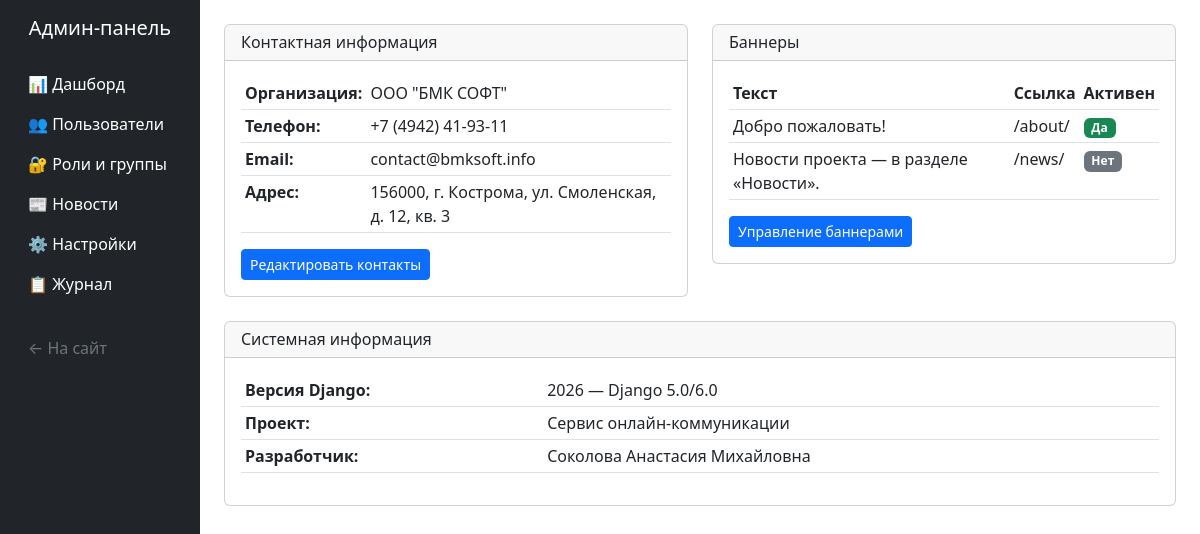
The app's page /admin-panel/settings/ (signed in), older data.
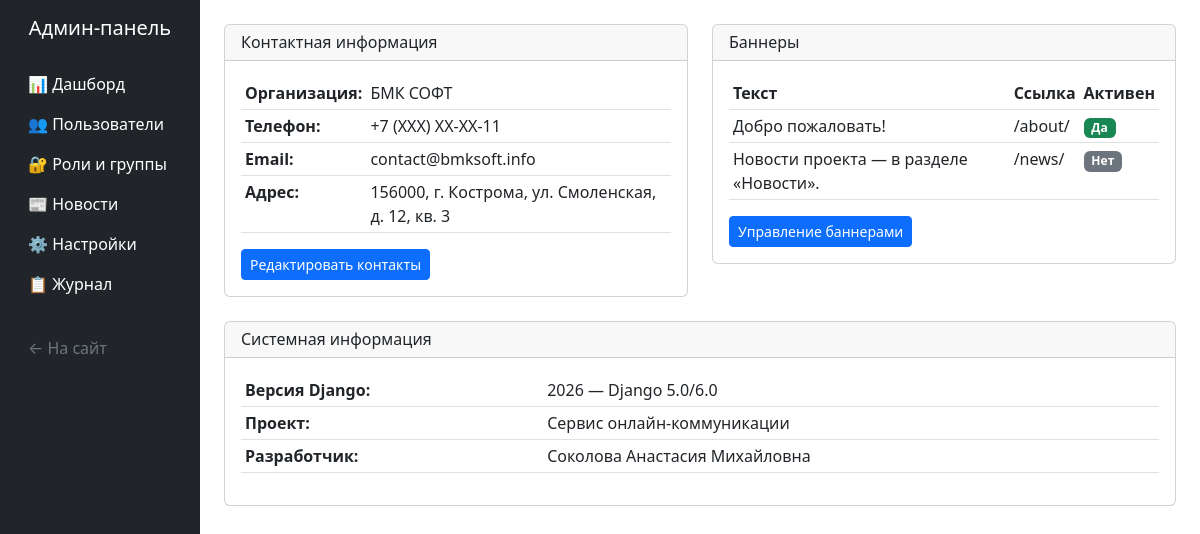
The same page, newer data.
### core/models.py (models this page shows, shortened)
class ContactInfo(models.Model):
    org = models.CharField(max_length=255, default="Demo Org")
    phone = models.CharField(max_length=64, default="+7 (000) 000-00-00")
    email = models.EmailField(default="info@example.com")
    address = models.CharField(max_length=255, default="Россия, Москва, ул. Пример, 1")

class Banner(models.Model):
    text = models.CharField(max_length=255)
    href = models.CharField(max_length=255, default="/")
    enabled = models.BooleanField(default=True)
    order = models.PositiveIntegerField(default=0)
    class Meta:
        ordering = ["order", "id"]

### admin_panel/views.py (the view)
# urls.py: path('admin-panel/settings/', admin_panel_views.site_settings, name='admin_settings'),
@login_required
@user_passes_test(is_admin, login_url='/accounts/login/')
def site_settings(request):
    from core.models import ContactInfo, Banner
    contact_info = ContactInfo.objects.first()
    banners = Banner.objects.all()
    context = {
        'contact_info': contact_info,
        'banners': banners,
        'title': 'Настройки сайта',
    }
    return render(request, 'admin_panel/site_settings.html', context)

### admin_panel/views.py (called while the page is built)
def is_admin(user):
    return user.is_authenticated and user.groups.filter(name="admin").exists()

### core/context_processors.py (called while the page is built)
def site_settings(request):
    return {"banners": Banner.objects.filter(enabled=True)[:3], "contact_info": ContactInfo.objects.first()}

def breadcrumbs(request):
    return {'breadcrumbs': get_breadcrumbs(request)}

### templates/admin_panel/site_settings.html
{% extends 'admin_panel/base_admin.html' %}
{% block content %}
<div class="row">
    <div class="col-md-6">
        <div class="card mb-4">
            <div class="card-header">
                <h6 class="mb-0">Контактная информация</h6>
            </div>
            <div class="card-body">
                {% if contact_info %}
                <table class="table table-sm">
                    <tr><th>Организация:</th><td>{{ contact_info.org }}</td></tr>
                    <tr><th>Телефон:</th><td>{{ contact_info.phone }}</td></tr>
                    <tr><th>Email:</th><td>{{ contact_info.email }}</td></tr>
                    <tr><th>Адрес:</th><td>{{ contact_info.address }}</td></tr>
                </table>
                <a href="/admin/core/contactinfo/1/change/"
                   class="btn btn-primary btn-sm" target="_blank">
                    Редактировать контакты
                </a>
                {% else %}
                <div class="alert alert-warning">
                    Контактная информация не заполнена.
                    <a href="/admin/core/contactinfo/add/" class="alert-link">Добавить</a>
                </div>
                {% endif %}
            </div>
        </div>
    </div>
    <div class="col-md-6">
        <div class="card mb-4">
            <div class="card-header">
                <h6 class="mb-0">Баннеры</h6>
            </div>
            <div class="card-body">
                {% if banners %}
                <table class="table table-sm">
                    <thead>
                        <tr>
                            <th>Текст</th>
                            <th>Ссылка</th>
                            <th>Активен</th>
                        </tr>
                    </thead>
                    <tbody>
                        {% for banner in banners %}
                        <tr>
                            <td>{{ banner.text }}</td>
                            <td>{{ banner.href|default:"—" }}</td>
                            <td>
                                {% if banner.enabled %}
                                <span class="badge bg-success">Да</span>
                                {% else %}
                                <span class="badge bg-secondary">Нет</span>
                                {% endif %}
                            </td>
                        </tr>
                        {% endfor %}
                    </tbody>
                </table>
                {% else %}
                <div class="alert alert-info">Баннеры не созданы.</div>
                {% endif %}
                <a href="/admin/core/banner/" class="btn btn-primary btn-sm" target="_blank">
                    Управление баннерами
                </a>
            </div>
        </div>
    </div>
</div>
<div class="card">
    <div class="card-header">
        <h6 class="mb-0">Системная информация</h6>
    </div>
    <div class="card-body">
        <table class="table table-sm">
            <tr><th>Версия Django:</th><td>{% now "Y" %} — Django 5.0/6.0</td></tr>
            <tr><th>Проект:</th><td>Сервис онлайн-коммуникации</td></tr>
            <tr><th>Разработчик:</th><td>Соколова Анастасия Михайловна</td></tr>
        </table>
    </div>
</div>
{% endblock %}

### templates/admin_panel/base_admin.html (shortened to what this page needs)
{% load static %}
<!DOCTYPE html>
<html lang="ru">
<head>
    <link href="https://cdn.jsdelivr.net/npm/bootstrap@5.3.0/dist/css/bootstrap.min.css" rel="stylesheet">
</head>
<body>
    <div class="container-fluid">
        <div class="row">
            <nav class="col-md-3 col-lg-2 d-md-block bg-dark sidebar min-vh-100">
                <div class="position-sticky pt-3">
                    <h5 class="text-white text-center mb-4">Админ-панель</h5>
                    <ul class="nav flex-column">
                        <li class="nav-item">
                            <a class="nav-link text-white" href="{% url 'admin_dashboard' %}">📊 Дашборд</a>
                        </li>
                        <li class="nav-item">
                            <a class="nav-link text-white" href="{% url 'admin_users' %}">👥 Пользователи</a>
                        </li>
                        <li class="nav-item">
                            <a class="nav-link text-white" href="{% url 'admin_groups' %}">🔐 Роли и группы</a>
                        </li>
                        <li class="nav-item">
                            <a class="nav-link text-white" href="{% url 'admin_news' %}">📰 Новости</a>
                        </li>
                        <li class="nav-item">
                            <a class="nav-link text-white" href="{% url 'admin_settings' %}">⚙️ Настройки</a>
                        </li>
                        <li class="nav-item">
                            <a class="nav-link text-white" href="{% url 'admin_activity' %}">📋 Журнал</a>
                        </li>
                        <li class="nav-item mt-4">
                            <a class="nav-link text-secondary" href="{% url 'home' %}">← На сайт</a>
                        </li>
                    </ul>
                </div>
            </nav>
            <main class="col-md-9 ms-sm-auto col-lg-10 px-md-4 py-4">
                {% block content %}{% endblock %}
            </main>
        </div>
    </div>
</body>
</html>

Row changes from the older to the newer data that the page shows:
changed ContactInfo "contact@bmksoft.info": org "ООО \"БМК СОФТ\"" → "БМК СОФТ"; phone "+7 (4942) 41-93-11" → "+7 (ХХХ) ХХ-ХХ-11"
